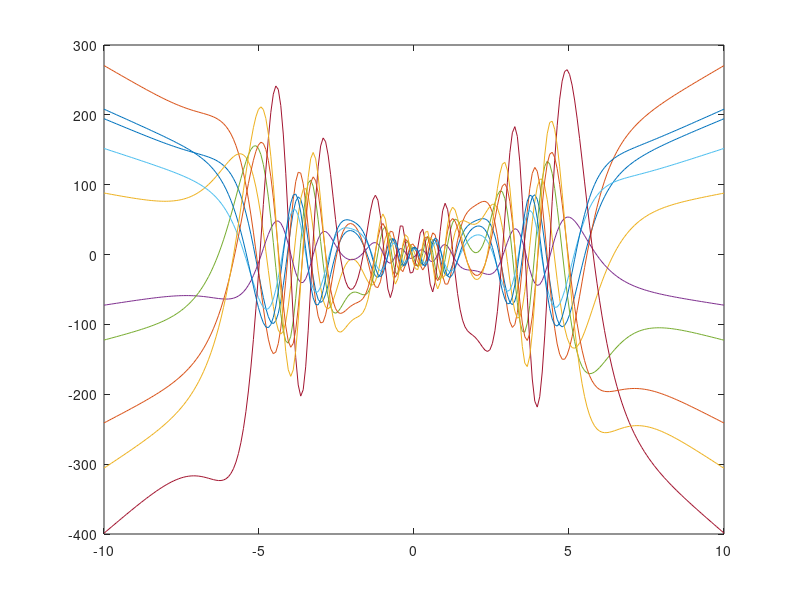

Recreate this plot in MATLAB.
K = 500;
phase = linspace(0,2*pi, K+1);
phase(end) = [];

N = 250;
X = linspace(-10, 10, N);

PHI = zeros(N,K);
for n = 1:N
    for k = 1:K
        PHI(n,k) = (1+2*abs(X(n))) * sin( normpdf(X(n),0,2)*50* X(n) + phase(k)); %phi
    end
end

Sigma = PHI*PHI';

figure(3);
Y = mvnrnd(zeros(1,N), Sigma, 10);
plot(X, Y);
       